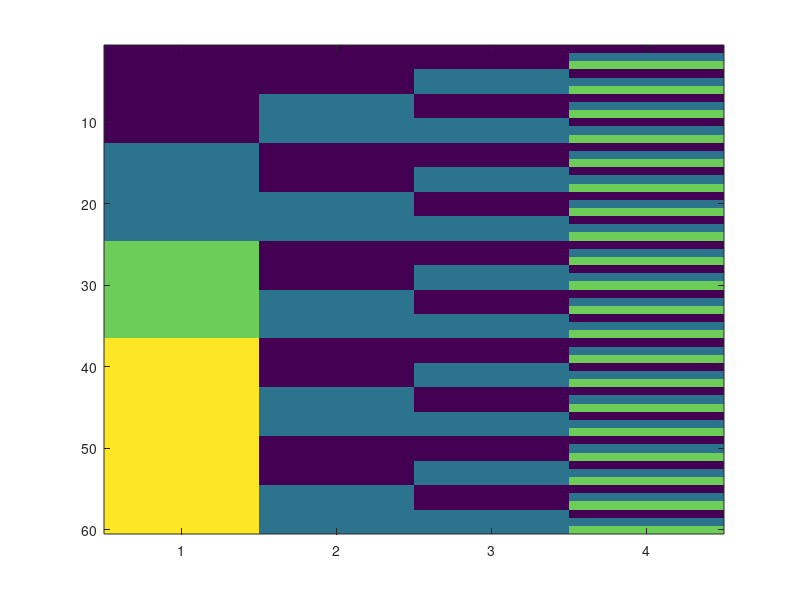

Recreate this plot in MATLAB.
x = 3;
y = 2;
z = 2;
a = 5;
nDimensons = 4;

rows = x*y*z*a;
cols = nDimensons;
imgBuffer = zeros(rows,cols);

ii = 1;
for aa = 0:(a-1)
  for zz = 0:(z-1)
    for yy = 0:(y-1)
      for xx = 0:(x-1)
        disp( [aa zz yy xx ] )
        imgBuffer(ii,:) = [aa zz yy xx] * 25;
        ii = ii + 1;
      end
    end
  end
end

image(imgBuffer)